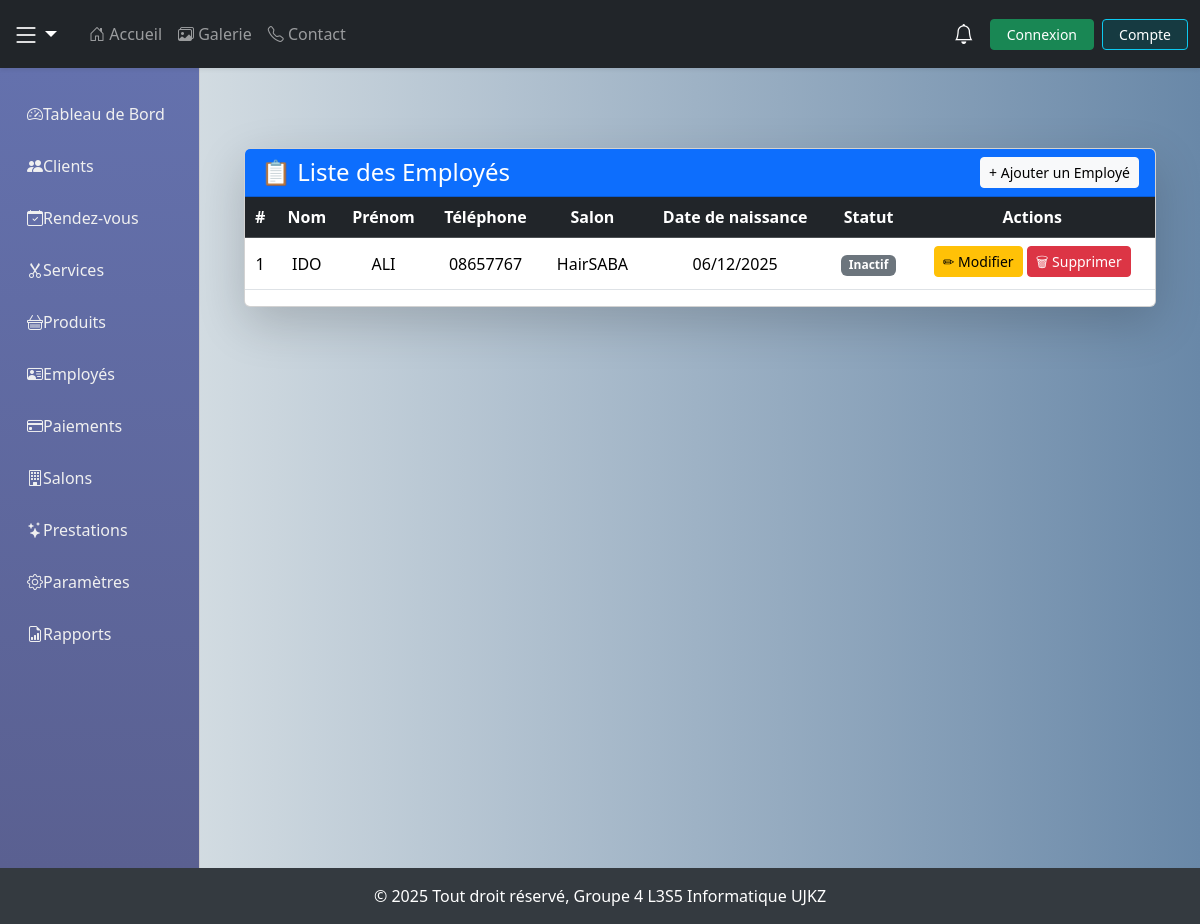
The app's page /employes/, older data.
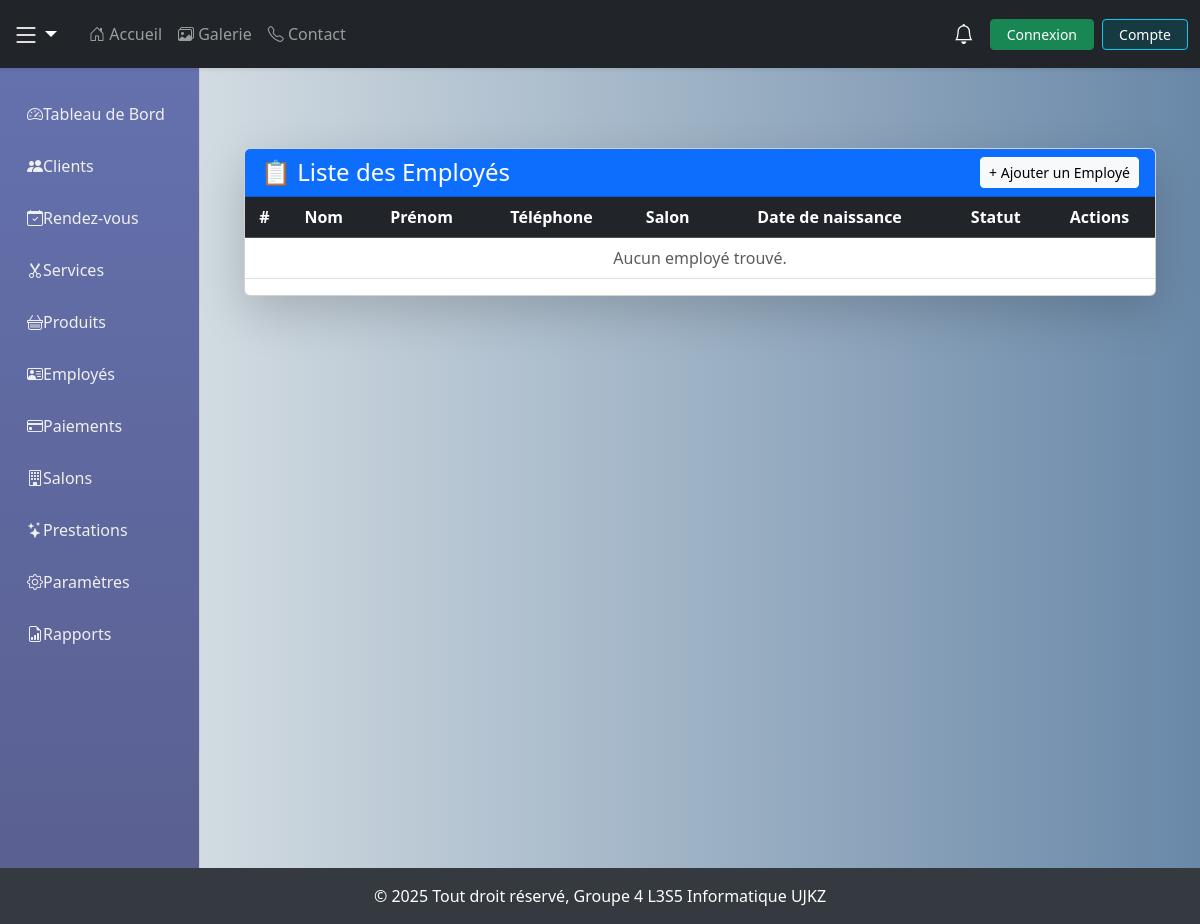
The same page, newer data.
### coiffure/models.py (models this page shows, shortened)
class Employe(models.Model):
    user = models.OneToOneField(
        User,
        on_delete=models.CASCADE,
        related_name="profil_employe", # Corrigé (était profil_client)
        null=True,
        blank=True
    )
    nom = models.CharField(max_length=50)
    prenom = models.CharField(max_length=50)
    telephone = models.CharField(max_length=20)
    date_naissance = models.DateField(blank=True, null=True)
    salon = models.ForeignKey(Salon, on_delete=models.CASCADE, related_name="employes")
    service = models.ForeignKey('Service', on_delete=models.SET_NULL, null=True, blank=True)

class Salon(models.Model):
    id = models.UUIDField(primary_key=True, default=uuid.uuid4, editable=False)
    nom = models.CharField(max_length=100)
    adresse = models.CharField(max_length=200)
    telephone = models.CharField(max_length=20)
    email = models.EmailField()
    horaire_ouverture = models.TimeField()
    horaire_fermeture = models.TimeField()
    date_creation = models.DateField()
    actif = models.BooleanField(default=True)
    description = models.TextField(blank=True, null=True)
    image = models.ImageField(upload_to="salons/", blank=True, null=True)

### coiffure/views.py (the view)
# urls.py: path('employes/', views.liste_employes, name="liste_employes"),
def liste_employes(request):
    employes = Employe.objects.all()
    return render(request, "coiffure/employe/liste_employes.html", {"employes": employes})

### coiffure/context_processors.py (called while the page is built)
def notifications(request):
    if request.user.is_authenticated:
        user_notifications = Notification.objects.filter(utilisateur=request.user)
        notifs_non_lues = user_notifications.filter(lu=False).count()
        notifications_recents = user_notifications.order_by('-date')[:5]
    else:
        notifications_recents = []
        notifs_non_lues = 0
    return {
        'notifications': notifications_recents,
        'notif_count': notifs_non_lues,  # <- renommer ici pour ton template
    }

### coiffure/templates/coiffure/employe/liste_employes.html (shortened to what this page needs)
{% extends "coiffure/base.html" %}
{% load static %}
{% block content %}
<div class="container py-5">
    <div class="row justify-content-center">
        <div class="col-lg-12 col-md-5">
            <div class="card shadow-lg">
                <div class="card-header bg-primary text-white d-flex justify-content-between align-items-center">
                    <h4 class="mb-0">📋 Liste des Employés</h4>
                    <a href="{% url 'ajouter_employe' %}" class="btn btn-light btn-sm">
                        + Ajouter un Employé
                    </a>
                </div>
                <div class="card-body p-0">
                    <div class="table-responsive">
                        <table class="table table-hover text-center align-middle">
                            <thead class="table-dark">
                                <tr>
                                    <th>#</th>
                                    <th>Nom</th>
                                    <th>Prénom</th>
                                    <th>Téléphone</th>
                                    <th>Salon</th>
                                    <th>Date de naissance</th>
                                    <th>Statut</th>
                                    <th>Actions</th>
                                </tr>
                            </thead>
                            <tbody>
                                {% for employe in employes %}
                                <tr>
                                    <td>{{ forloop.counter }}</td>
                                    <td>{{ employe.nom }}</td>
                                    <td>{{ employe.prenom }}</td>
                                    <td>{{ employe.telephone }}</td>
                                    <td>{{ employe.salon.nom }}</td>
                                    <td>{{ employe.date_naissance|date:"d/m/Y" }}</td>
                                    <td>
                                        {% if employe.actif %}
                                        <span class="badge bg-success">Actif</span>
                                        {% else %}
                                        <span class="badge bg-secondary">Inactif</span>
                                        {% endif %}
                                    </td>
                                    <td>
                                        <a href="{% url 'modifier_employe' employe.id %}" class="btn btn-warning btn-sm mb-1">✏ Modifier</a>
                                        <a href="{% url 'supprimer_employe' employe.id %}" class="btn btn-danger btn-sm mb-1"
                                           onclick="return confirm('Voulez-vous vraiment supprimer cet employé ?');">🗑 Supprimer</a>
                                    </td>
                                </tr>
                                {% empty %}
                                <tr>
                                    <td colspan="8" class="text-center text-muted">Aucun employé trouvé.</td>
                                </tr>
                                {% endfor %}
                            </tbody>
                        </table>
                    </div>
                </div>
            </div>
        </div>
    </div>
</div>
{% endblock %}

Row changes from the older to the newer data that the page shows:
removed Employe: nom "IDO", prenom "ALI", telephone "08657767", salon.nom "HairSABA", date_naissance "06/12/2025"
Text that changed along with them:
text now shown: "Aucun employé trouvé."
